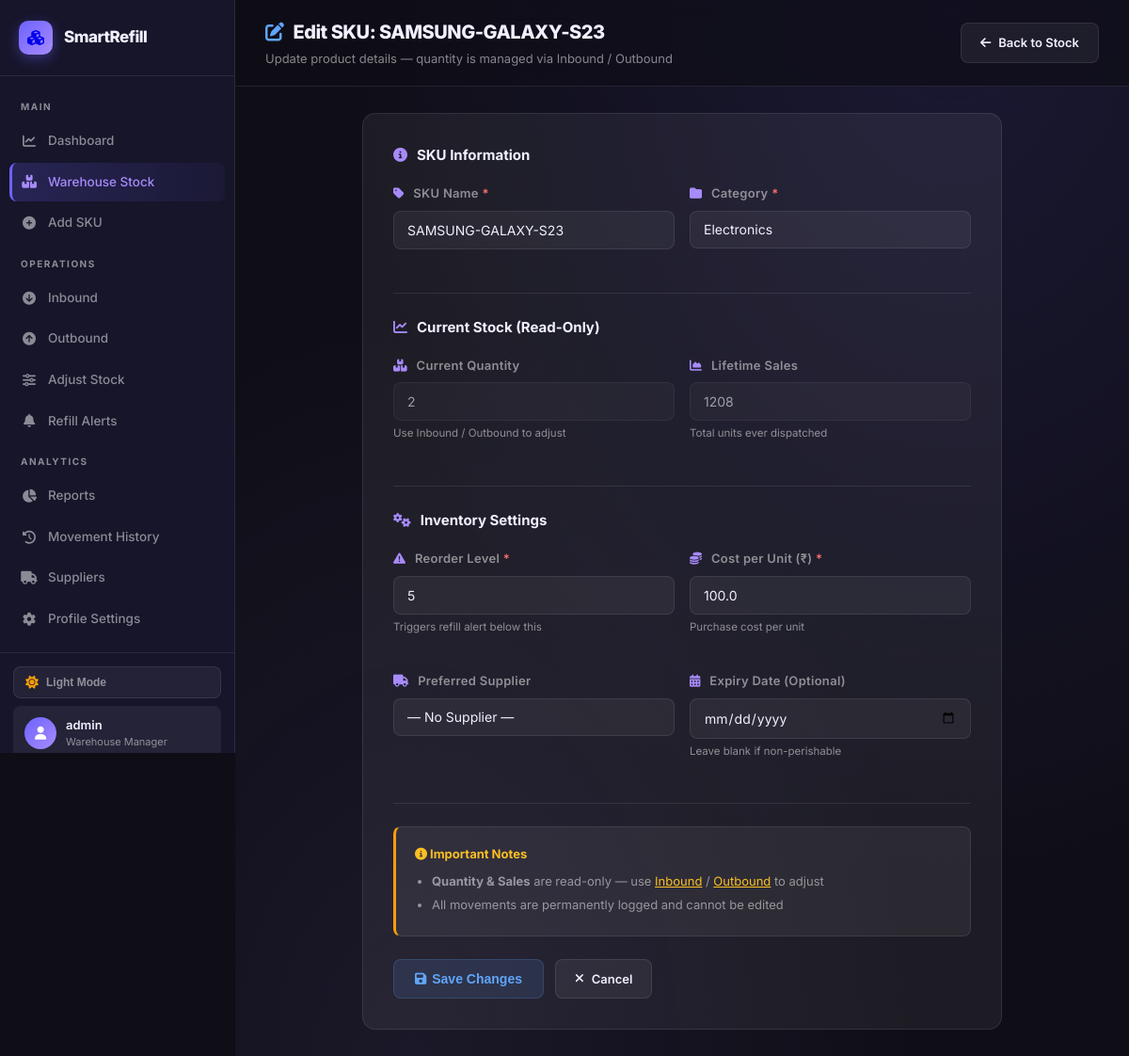
Page /edit/SAMSUNG-GALAXY-S23 (signed in) on the committed database.
### tables this page shows
CREATE TABLE "products" (
                    id INTEGER PRIMARY KEY AUTOINCREMENT,
                    user_id INTEGER NOT NULL DEFAULT 1,
                    name TEXT NOT NULL,
                    category TEXT NOT NULL,
                    quantity INTEGER DEFAULT 0,
                    reorder_level INTEGER DEFAULT 10,
                    sales_count INTEGER DEFAULT 0,
                    created_at TIMESTAMP DEFAULT CURRENT_TIMESTAMP, cost_per_unit REAL DEFAULT 0.0, supplier_id INTEGER REFERENCES suppliers(id), expiry_date DATE DEFAULT NULL,
                    FOREIGN KEY (user_id) REFERENCES users(id) ON DELETE CASCADE,
                    UNIQUE(user_id, name)
                );

### app.py (the view, shortened to what this page needs)
@app.route("/edit/<product_name>", methods=["GET", "POST"])
@login_required
def edit_product(product_name):
    user_id = session['user_id']
    conn = get_connection()
    cur = conn.cursor()
    cur.execute(
        "SELECT name, category, quantity, reorder_level, sales_count, cost_per_unit, supplier_id, expiry_date FROM products WHERE user_id = ? AND name = ?",
        (user_id, product_name)
    )
    product = cur.fetchone()
    cur.execute("SELECT id, name FROM suppliers WHERE user_id = ? ORDER BY name", (user_id,))
    suppliers = cur.fetchall()
    conn.close()
    if product is None:
        flash(f"SKU '{product_name}' not found!", "error")
        return redirect("/products")
    product_data = {
        "name": product[0],
        "category": product[1],
        "quantity": product[2],
        "reorder": product[3],
        "sales": product[4],
        "cost": product[5],
        "supplier_id": product[6],
        "expiry_date": product[7]
    }
    return render_template("edit_product.html", product=product_data, suppliers=suppliers)

### app.py (called while the page is built)
def login_required(f):
    @wraps(f)
    def decorated_function(*args, **kwargs):
        if 'user_id' not in session:
            flash("Please log in first!", "error")
            return redirect("/login")
        return f(*args, **kwargs)
    return decorated_function

### database.py (called while the page is built)
def get_connection():
    conn = sqlite3.connect("data/inventory.db")
    conn.execute("PRAGMA foreign_keys = ON")
    return conn

### templates/edit_product.html (shortened to what this page needs)
<!DOCTYPE html>
<html lang="en">
<head>
    <link href="https://cdnjs.cloudflare.com/ajax/libs/font-awesome/6.5.0/css/all.min.css" rel="stylesheet">
    <link rel="stylesheet" href="/static/dark-theme.css">
</head>
<body>
    <aside class="sidebar">
        <a href="/dashboard" class="sidebar-brand">
            <div class="logo-icon"><i class="fas fa-cubes"></i></div><span>SmartRefill</span>
        </a>
        <nav class="sidebar-nav">
            <div class="sidebar-label">Main</div>
            <a href="/dashboard"><i class="fas fa-chart-line"></i> Dashboard</a>
            <a href="/products" class="active"><i class="fas fa-boxes"></i> Warehouse Stock</a>
            <a href="/add"><i class="fas fa-plus-circle"></i> Add SKU</a>
            <div class="sidebar-label">Operations</div>
            <a href="/inbound"><i class="fas fa-arrow-circle-down"></i> Inbound</a>
            <a href="/outbound"><i class="fas fa-arrow-circle-up"></i> Outbound</a>
            <a href="/adjust"><i class="fas fa-sliders-h"></i> Adjust Stock</a>
            <a href="/refill"><i class="fas fa-bell"></i> Refill Alerts</a>
            <div class="sidebar-label">Analytics</div>
            <a href="/reports"><i class="fas fa-chart-pie"></i> Reports</a>
            <a href="/history"><i class="fas fa-history"></i> Movement History</a>
            <a href="/suppliers"><i class="fas fa-truck"></i> Suppliers</a>
            <a href="/profile"><i class="fas fa-cog"></i> Profile Settings</a>
        </nav>
        <div class="sidebar-footer">
            <div class="sidebar-user">
                <div class="user-avatar-circle"><i class="fas fa-user"></i></div>
                <div>
                    <div class="uname">{{ session.get('username','User') }}</div>
                    <div class="urole">Warehouse Manager</div>
                </div>
            </div>
        </div>
    </aside>
    <div class="main">
        <div class="topbar">
            <div class="topbar-left">
                <h1><i class="fas fa-edit" style="color:var(--blue);margin-right:10px"></i>Edit SKU: {{ product.name }}
                </h1>
                <p>Update product details — quantity is managed via Inbound / Outbound</p>
            </div>
            <div class="topbar-right">
                <a href="/products" class="btn-ghost"><i class="fas fa-arrow-left"></i> Back to Stock</a>
            </div>
        </div>
        <div class="page-body">
            <div style="max-width:680px;margin:0 auto">
                <div class="form-card fade-in">
                    <form method="post" onsubmit="return validateEditForm()">
                        <div style="margin-bottom:24px;padding-bottom:24px;border-bottom:1px solid var(--border)">
                            <div class="section-heading"><i class="fas fa-info-circle"></i> SKU Information</div>
                            <div style="display:grid;grid-template-columns:1fr 1fr;gap:16px">
                                <div class="form-group">
                                    <label><i class="fas fa-tag"></i> SKU Name <span
                                            style="color:var(--red)">*</span></label>
                                    <input type="text" id="skuName" name="name" class="form-control"
                                        value="{{ product.name }}" required>
                                </div>
                                <div class="form-group">
                                    <label><i class="fas fa-folder"></i> Category <span
                                            style="color:var(--red)">*</span></label>
                                    <select id="category" name="category" class="form-control" required>
                                        {% set cats =
                                        ['Electronics','Hardware','Software','Accessories','Grocery','Clothing','Furniture','Books','Toys','Sports','Beauty
                                        & Personal Care','Home & Garden','Automotive','Health & Wellness','Office
                                        Supplies','Other'] %}
                                        {% for c in cats %}
                                        <option value="{{ c }}" {% if product.category==c %}selected{% endif %}>{{ c }}
                                        </option>
                                        {% endfor %}
                                    </select>
                                </div>
                            </div>
                        </div>
                        <div style="margin-bottom:24px;padding-bottom:24px;border-bottom:1px solid var(--border)">
                            <div class="section-heading"><i class="fas fa-chart-line"></i> Current Stock (Read-Only)
                            </div>
                            <div style="display:grid;grid-template-columns:1fr 1fr;gap:16px">
                                <div class="form-group">
                                    <label><i class="fas fa-boxes"></i> Current Quantity</label>
                                    <input type="number" class="form-control" value="{{ product.quantity }}" disabled
                                        style="opacity:.6;cursor:not-allowed">
                                    <small style="color:var(--muted);font-size:11.5px;margin-top:4px;display:block">Use
                                        Inbound / Outbound to adjust</small>
                                </div>
                                <div class="form-group">
                                    <label><i class="fas fa-chart-area"></i> Lifetime Sales</label>
                                    <input type="number" class="form-control" value="{{ product.sales }}" disabled
                                        style="opacity:.6;cursor:not-allowed">
                                    <small
                                        style="color:var(--muted);font-size:11.5px;margin-top:4px;display:block">Total
                                        units ever dispatched</small>
                                </div>
                            </div>
                        </div>
                        <div style="margin-bottom:24px;padding-bottom:24px;border-bottom:1px solid var(--border)">
                            <div class="section-heading"><i class="fas fa-cogs"></i> Inventory Settings</div>
                            <div style="display:grid;grid-template-columns:1fr 1fr;gap:16px">
                                <div class="form-group">
                                    <label><i class="fas fa-exclamation-triangle"></i> Reorder Level <span
                                            style="color:var(--red)">*</span></label>
                                    <input type="number" id="reorder" name="reorder" class="form-control"
                                        value="{{ product.reorder }}" min="0" required>
                                    <small
                                        style="color:var(--muted);font-size:11.5px;margin-top:4px;display:block">Triggers
                                        refill alert below this</small>
                                </div>
                                <div class="form-group">
                                    <label><i class="fas fa-coins"></i> Cost per Unit (₹) <span
                                            style="color:var(--red)">*</span></label>
                                    <input type="number" id="cost" name="cost" class="form-control"
                                        value="{{ product.cost }}" min="0" step="0.01" required>
                                    <small
                                        style="color:var(--muted);font-size:11.5px;margin-top:4px;display:block">Purchase
                                        cost per unit</small>
                                </div>
                                <div class="form-group">
                                    <label><i class="fas fa-truck"></i> Preferred Supplier</label>
                                    <select name="supplier_id" class="form-control">
                                        <option value="">— No Supplier —</option>
                                    </select>
                                </div>
                                <div class="form-group">
                                    <label><i class="fas fa-calendar-alt"></i> Expiry Date (Optional)</label>
                                    <input type="date" name="expiry_date" class="form-control"
                                        value="{{ product.expiry_date if product.expiry_date else '' }}">
                                    <small
                                        style="color:var(--muted);font-size:11.5px;margin-top:4px;display:block">Leave
                                        blank if non-perishable</small>
                                </div>
                            </div>
                        </div>
                        <div class="info-box amber" style="margin-bottom:24px">
                            <h6><i class="fas fa-info-circle"></i> Important Notes</h6>
                            <ul>
                                <li><strong>Quantity & Sales</strong> are read-only — use <a href="/inbound"
                                        style="color:#fbbf24">Inbound</a> / <a href="/outbound"
                                        style="color:#fbbf24">Outbound</a> to adjust</li>
                                <li>All movements are permanently logged and cannot be edited</li>
                            </ul>
                        </div>
                        <div style="display:flex;gap:12px;flex-wrap:wrap">
                            <button type="submit" class="btn-edit" style="padding:11px 22px;font-size:14px"><i
                                    class="fas fa-save"></i> Save Changes</button>
                            <a href="/products" class="btn-ghost"><i class="fas fa-times"></i> Cancel</a>
                        </div>
                    </form>
                </div>
            </div>
        </div>
    </div>
</body>
</html>

### rows in the picture
products: name "SAMSUNG-GALAXY-S23", category "Electronics", quantity "2", sales "1208", cost "100.0"

### other values in the picture
{{ session.get('username','User') }} "admin"
